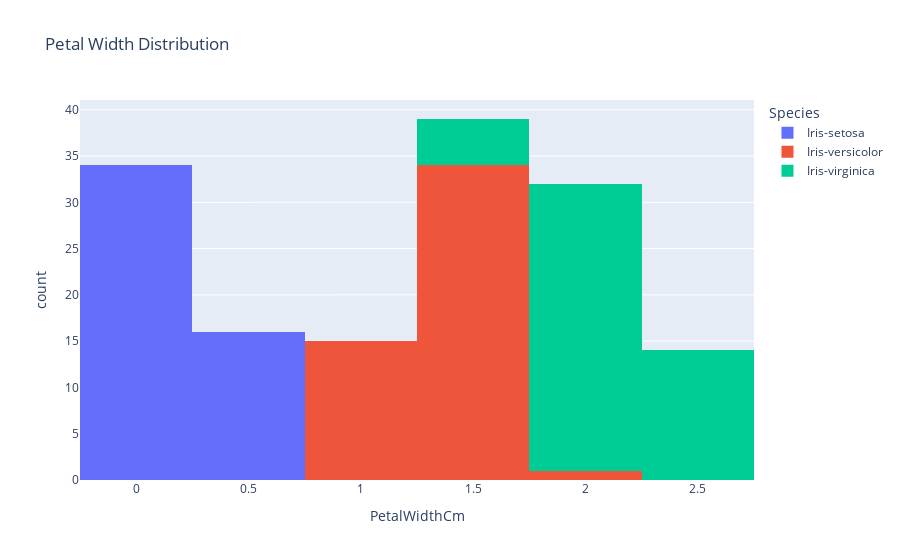

Notebook code cell kept with this figure:
### Code cell
px.histogram(df,x= 'PetalWidthCm', color='Species', hover_data=df.columns, title='Petal Width Distribution')

### Figure 1 — Plotly figure (JSON) as saved in the notebook; plotly's stock layout.template omitted (floating-point values rounded to 4 significant figures)
{"data": [{"alignmentgroup": "True", "bingroup": "x", "hovertemplate": "Species=Iris-setosa<br>PetalWidthCm=%{x}<br>count=%{y}<extra></extra>", "legendgroup": "Iris-setosa", "marker": {"color": "#636efa", "pattern": {"shape": ""}}, "name": "Iris-setosa", "offsetgroup": "Iris-setosa", "orientation": "v", "showlegend": true, "type": "histogram", "x": [0.2, 0.2, 0.2, 0.2, 0.2, 0.4, 0.3, 0.2, 0.2, 0.1, 0.2, 0.2, 0.1, 0.1, 0.2, 0.4, 0.4, 0.3, 0.3, 0.3, 0.2, 0.4, 0.2, 0.5, 0.2, 0.2, 0.4, 0.2, 0.2, 0.2, 0.2, 0.4, 0.1, 0.2, 0.1, 0.2, 0.2, 0.1, 0.2, 0.2, 0.3, 0.3, 0.2, 0.6, 0.4, 0.3, 0.2, 0.2, 0.2, 0.2], "xaxis": "x", "yaxis": "y"}, {"alignmentgroup": "True", "bingroup": "x", "hovertemplate": "Species=Iris-versicolor<br>PetalWidthCm=%{x}<br>count=%{y}<extra></extra>", "legendgroup": "Iris-versicolor", "marker": {"color": "#EF553B", "pattern": {"shape": ""}}, "name": "Iris-versicolor", "offsetgroup": "Iris-versicolor", "orientation": "v", "showlegend": true, "type": "histogram", "x": [1.4, 1.5, 1.5, 1.3, 1.5, 1.3, 1.6, 1, 1.3, 1.4, 1, 1.5, 1, 1.4, 1.3, 1.4, 1.5, 1, 1.5, 1.1, 1.8, 1.3, 1.5, 1.2, 1.3, 1.4, 1.4, 1.7, 1.5, 1, 1.1, 1, 1.2, 1.6, 1.5, 1.6, 1.5, 1.3, 1.3, 1.3, 1.2, 1.4, 1.2, 1, 1.3, 1.2, 1.3, 1.3, 1.1, 1.3], "xaxis": "x", "yaxis": "y"}, {"alignmentgroup": "True", "bingroup": "x", "hovertemplate": "Species=Iris-virginica<br>PetalWidthCm=%{x}<br>count=%{y}<extra></extra>", "legendgroup": "Iris-virginica", "marker": {"color": "#00cc96", "pattern": {"shape": ""}}, "name": "Iris-virginica", "offsetgroup": "Iris-virginica", "orientation": "v", "showlegend": true, "type": "histogram", "x": [2.5, 1.9, 2.1, 1.8, 2.2, 2.1, 1.7, 1.8, 1.8, 2.5, 2, 1.9, 2.1, 2, 2.4, 2.3, 1.8, 2.2, 2.3, 1.5, 2.3, 2, 2, 1.8, 2.1, 1.8, 1.8, 1.8, 2.1, 1.6, 1.9, 2, 2.2, 1.5, 1.4, 2.3, 2.4, 1.8, 1.8, 2.1, 2.4, 2.3, 1.9, 2.3, 2.5, 2.3, 1.9, 2, 2.3, 1.8], "xaxis": "x", "yaxis": "y"}], "layout": {"barmode": "relative", "legend": {"title": {"text": "Species"}, "tracegroupgap": 0}, "title": {"text": "Petal Width Distribution"}, "xaxis": {"anchor": "y", "domain": [0, 1], "title": {"text": "PetalWidthCm"}}, "yaxis": {"anchor": "x", "domain": [0, 1], "title": {"text": "count"}}}}
